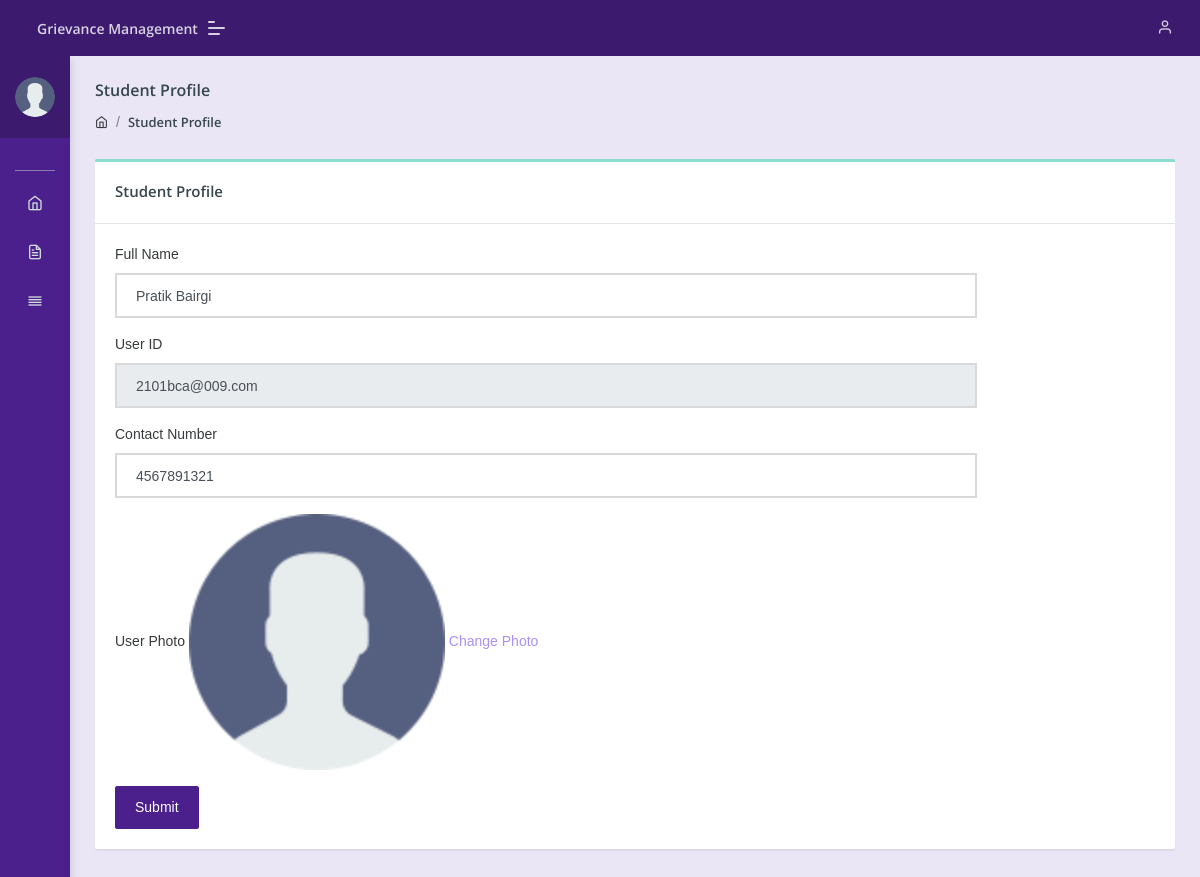
Screenshot of /user/profile.php (signed in) with the database file from the repository.
### tables this page shows
CREATE TABLE `users` (
  `id` int(11) NOT NULL,
  `fullName` varchar(255) DEFAULT NULL,
  `userEmail` varchar(255) DEFAULT NULL,
  `password` varchar(255) DEFAULT NULL,
  `contactNo` bigint(11) DEFAULT NULL,
  `userImage` varchar(255) DEFAULT NULL,
  `regDate` timestamp NOT NULL DEFAULT current_timestamp(),
  `updationDate` timestamp NULL DEFAULT NULL,
  `status` int(1) DEFAULT NULL
);

### user/profile.php (the view, shortened to what this page needs)
<?php
include('include/config.php');
if(strlen($_SESSION['id'])==0)
	{
header('location:index.php');
}
else{
	?>
<!DOCTYPE html>
<html lang="en">
<head>
    <link rel="stylesheet" href="../admin/assets/css/style.css">
</head>
<body class="">
	<?php include('include/sidebar.php');?>
	<?php include('include/header.php');?>
<section class="pcoded-main-container">
    <div class="pcoded-content">
        <div class="page-header">
            <div class="page-block">
                <div class="row align-items-center">
                    <div class="col-md-12">
                        <div class="page-header-title">
                            <h5 class="m-b-10">Student Profile</h5>
                        </div>
                        <ul class="breadcrumb">
                            <li class="breadcrumb-item"><a href="dashboard.php"><i class="feather icon-home"></i></a></li>
                            <li class="breadcrumb-item"><a href="profile.php">Student Profile</a></li>
                        </ul>
                    </div>
                </div>
            </div>
        </div>
        <div class="row">
            <div class="col-sm-12">
                <div class="card">
                    <div class="card-header">
                        <h5>Student Profile</h5>
                    </div>
                    <div class="card-body">
                        <div class="row">
                            <div class="col-md-10">
                            	<?php
$id=intval($_SESSION["id"]);
$query=mysqli_query($con,"select * from users where id='$id'");
while($row=mysqli_fetch_array($query))
{
?>
                                <form method="post">
                                    <div class="form-group">
                                        <label for="exampleInputEmail1">Full Name</label>
                                        <input type="text" id="fname" name="fullname" required="required" value="<?php echo htmlentities($row['fullName']);?>" class="form-control" >
                                    </div>
                                      <div class="form-group">
                                        <label for="exampleInputEmail1">User ID</label>
                                        <input type="email" name="useremail" required="required" value="<?php echo htmlentities($row['userEmail']);?>" class="form-control" readonly>
                                    </div>
                                       <div class="form-group">
                                        <label for="exampleInputEmail1">Contact Number</label>
                                        <input type="text" name="contactno" id="mobno" tabindex="3" required='true' maxlength="10" pattern="\d{10}" inputmode="numeric" value="<?php echo htmlentities($row['contactNo']);?>" class="form-control">
                                    </div>
                                    <div class="form-group">
                                        <label for="exampleInputPassword1">User Photo</label>
                                       <?php $userphoto=$row['userImage'];
if($userphoto==""):
?>
<img src="userimages/noimage.png" width="256" height="256" >
<a href="update-image.php">Change Photo</a>
<?php else:?>
    <img src="userimages/<?php echo htmlentities($userphoto);?>" width="256" height="256">
    <a href="update-image.php">Change Photo</a>
<?php endif;?>
                                    </div><?php } ?>
                                    <button type="submit" class="btn  btn-primary" name="submit">Submit</button>
                                </form>
                            </div>
                        </div>
                    </div>
                </div>
            </div>
        </div>
    </div>
</section>
</body>
</html>
<?php } ?>

### user/include/sidebar.php (shortened to what this page needs)
	<nav class="pcoded-navbar  ">
		<div class="navbar-wrapper  ">
			<div class="navbar-content scroll-div " >
				<div class="">
					<div class="main-menu-header">
						<?php
$id=intval($_SESSION["id"]);
$query=mysqli_query($con,"select * from users where id='$id'");
while($row=mysqli_fetch_array($query))
{
?>
						<img class="img-radius" src="../admin/assets/images/user/user.png" alt="User-Profile-Image">
						<div class="user-details">
						</div><?php } ?>
					</div>
				</div>
				<ul class="nav pcoded-inner-navbar ">
					<li class="nav-item pcoded-menu-caption">
					</li>
					<li class="nav-item">
					    <a href="dashboard.php" class="nav-link "><span class="pcoded-micon"><i class="feather icon-home"></i></span><span class="pcoded-mtext">Dashboard</span></a>
					</li>
					<li class="nav-item">
					    <a href="register-grievance.php" class="nav-link "><span class="pcoded-micon"><i class="feather icon-file-text"></i></span><span class="pcoded-mtext">Register Grievance</span></a>
					</li>
					<li class="nav-item">
					    <a href="grievance-history.php" class="nav-link "><span class="pcoded-micon"><i class="feather icon-align-justify"></i></span><span class="pcoded-mtext">Grievances History</span></a>
					</li>
				</ul>
			</div>
		</div>
	</nav>

### rows the page displays
users: fullname "Pratik Bairgi", useremail "2101bca@009.com", contactno "4567891321", userImage (picture)
